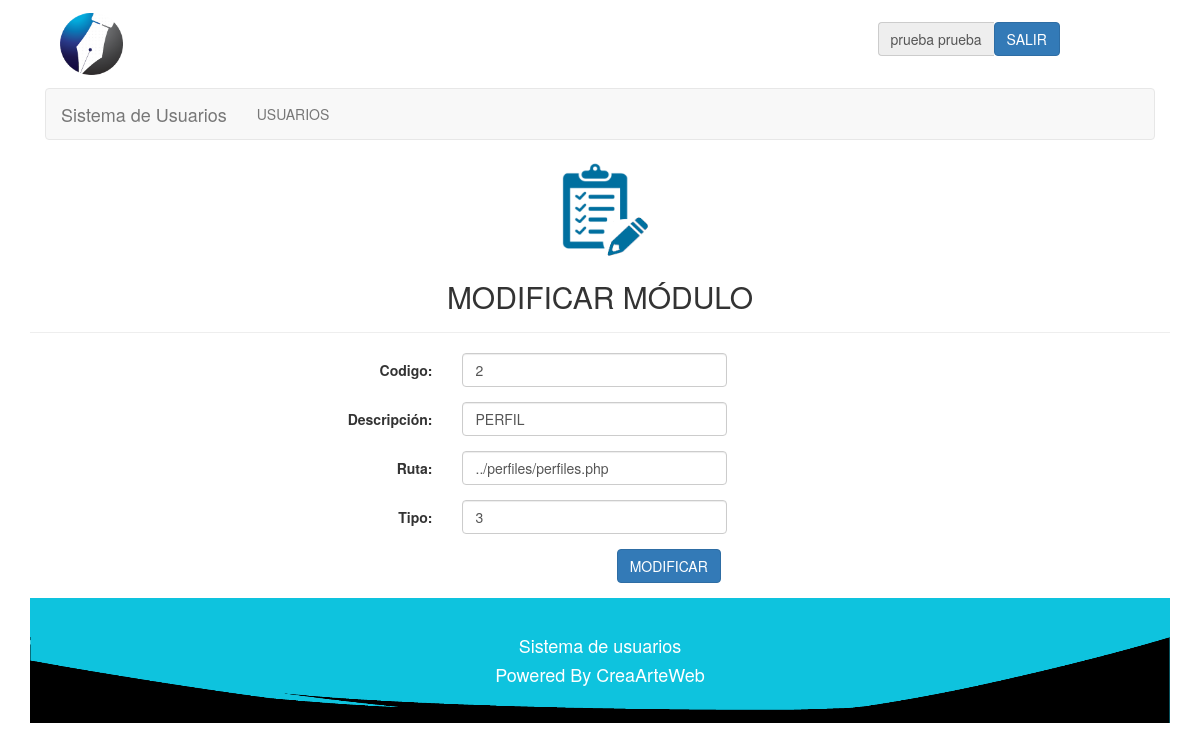
Screenshot of /php/modulo/modificarModulo.php?modulo=2 (signed in) with the database file from the repository.
### tables this page shows
CREATE TABLE IF NOT EXISTS `modulo` (
  `codigomodulo` int(10) NOT NULL,
  `descripcion` varchar(40) NOT NULL,
  `ruta` varchar(40) NOT NULL,
  `tipo` int(2) NOT NULL COMMENT '1-normal, 2-submenu, 3-principal submenu'
);

### php/lib/session.php (called while the page is built, shortened)
<?php
	include("../class/Usuario.php");
	include("../class/Modulo.php");
	if (!isset($_SESSION["iniciada"]))
	{
		header( "location:../lib/logout.php" );
	}
	else
	{
		$miUsuario = unserialize( $_SESSION['miUsuario'] );
	}
?>

### php/class/Usuario.php (called while the page is built, shortened)
<?php
	class Usuario
	{
		private $perfil;
		function getPerfil()
		{
			return $this->perfil;
		}
	}
?>

### php/class/Modulo.php (called while the page is built, shortened)
<?php
	class Modulo
	{
		private $codigo;
		private $descripcion;
		private $ruta;
		private $tipo;
		var $conexion;
		function Modulo( $codigo, $descripcion, $ruta, $tipo )
		{
			$this->codigo = $codigo;
			$this->descripcion = $descripcion;
			$this->ruta = $ruta;
			$this->tipo = $tipo;
		}
		function getCodigo()
		{
			return $this->codigo;
		}
		function setCodigo( $codigo )
		{
			$this->codigo = $codigo;
		}
		function getDescripcion()
		{
			return $this->descripcion;
		}
		function setDescripcion( $descripcion )
		{
			$this->descripcion = $descripcion;
		}
		function getRuta()
		{
			return $this->ruta;
		}
		function setRuta( $ruta )
		{
			$this->ruta = $ruta;
		}
		function getTipo()
		{
			return $this->tipo;
		}
		function setTipo( $tipo )
		{
			$this->tipo = $tipo;
		}
		function setConexion ( $conexion )
		{
			$this -> conexion = $conexion;
		}
		function consultarUnModulo( $id )
		{
			$query = "SELECT *
					FROM modulo
					WHERE codigomodulo=$id";
			$this -> conexion -> conectar();
			$this -> conexion -> consultarRegistro( $query );
			$matrix = $this -> conexion->getMatrix();
			return $matrix;
		}
		function consultarModulosPerfil( $perfil )
		{
			$query = "SELECT * FROM perfilmodulo WHERE codigoperfil = '$perfil' ORDER BY codigomodulo";
			$this -> conexion -> conectar();
			$this -> conexion -> consultarRegistro( $query );
			$matrix = $this -> conexion->getMatrix();
			return $matrix;
		}
	}
?>

### php/lib/conexion.php (called while the page is built, shortened)
<?php
	class Conexion
	{
		private $servidor;
		private $usuario;
		private $enlace;
		private $consulta;
		function Conexion( $servidor, $bd, $usuario, $pass )
		{
			$this->servidor = $servidor;
			$this->bd = $bd;
			$this->usuario = $usuario;
		}
		function conectar()
		{
			$this->enlace = mysql_connect( $this->servidor, $this->usuario);
		}
		function consultarRegistro( $query )
		{
			$this->consulta = mysql_query( $query, $this->enlace );
		}
		function getMatrix()
		{
			$matrix = array();
			while( $row = mysql_fetch_array( $this->consulta ) )
			{
				$matrix[] = $row;
			}
			return $matrix;
		}
	}
?>

### php/modulo/modificarModulo.php (the view, shortened to what this page needs)
<?php
	include("../lib/session.php");
?>
<html>
	<head>
		<link href = "../../css/bootstrap.min.css" rel = "stylesheet" type = "text/css" />
		<link href = "../../css/estilo.css" rel = "stylesheet" type = "text/css" />
	</head>
	<body>
		<div class="container">
			<div class ="col-lg-12 col-md-12 col-sm-12 col-xs-12" id='cabecera'>
				<?php
					include('../lib/barraUsuario.php');
				?>
			</div>
			<div class="col-lg-12 col-md-12 col-sm-12 col-xs-12" id='menu'>
				<?php
					include('../lib/menu.php');
				?>
			</div>
			<div class="page-header" align = "center">
				<image src='../../img/moduloEditar.png' class='img-responsive'>
				<h2>MODIFICAR MÓDULO</h2>
			</div>
			<?php
				if( isset( $_GET['modulo'] ) )
				{
					$miVariable =  $_GET['modulo'];
					$miModulo = new Modulo( $miVariable, "", "", "" );
					$miModulo -> setConexion( $conexion );
					$arregloModulo = $miModulo -> consultarUnModulo( $miVariable );
					if( $arregloModulo )
					foreach( $arregloModulo as $moduloConsulta )
					{
						$miModulo -> setCodigo( $moduloConsulta[0] );
						$miModulo -> setDescripcion( $moduloConsulta[1] );
						$miModulo -> setRuta( $moduloConsulta[2] );
						$miModulo -> setTipo( $moduloConsulta[3] );
					}
					$codigo = $miModulo -> getCodigo();
					$descripcion = $miModulo -> getDescripcion();
					$ruta = $miModulo -> getRuta();
					$tipo = $miModulo -> getTipo();
				}
				else
				{
					$codigo = '';
					$descripcion = '';
					$ruta = '';
					$tipo = '';
				}
			?>
			<div align='center' class="col-lg-offset-3 col-md-offset-3">
				<form class="form-horizontal" role="form" action="modificar.php" method="post">
			  	  	<div class="form-group">
			  	    	<label for="codigo" class="col-sm-2 control-label">Codigo:</label>
			  	    	<div class="col-sm-4">
			  	      		<input type="text" class="form-control" id="codigo"
			  		      		name="codigo" value='<?php echo $codigo; ?>' placeholder="id" required minlength=1/>
			  		    </div>
			  	  	</div>
		  	  	  	<div class="form-group">
		  	  		    <label for="descripcion" class="col-sm-2 control-label">Descripción:</label>
		  	  		    <div class="col-sm-4">
		  	  		      <input type="text" class="form-control" id="descripcion"
		  	  		      		name="descripcion" value='<?php echo $descripcion; ?>' placeholder="descripción" required/>
		  	  		    </div>
		  	  	  	</div>
		  	  	  	<div class="form-group">
		  	  		    <label for="url" class="col-sm-2 control-label">Ruta:</label>
		  	  		    <div class="col-sm-4">
		  	  		      <input type="text" class="form-control" id="url"
		  	  		      		name="ruta" value='<?php echo $ruta; ?>' placeholder="ruta" required/>
		  	  		    </div>
		  	  	  	</div>
		  	  	  	<div class="form-group">
		  	  		    <label for="type" class="col-sm-2 control-label">Tipo:</label>
		  	  		    <div class="col-sm-4">
		  	  		      <input type="text" class="form-control" id="type"
		  	  		      		name="tipo" value='<?php echo $tipo; ?>' placeholder="tipo" required/>
		  	  		    </div>
		  	  	  	</div>
				  	<div class="form-group">
					    <div class="col-sm-10">
					    	<button type="submit" class="btn btn-primary">MODIFICAR</button>
					    </div>
				  	</div>
				</form>
			</div>
			<div id="footer" class="col-lg-12 col-md-12 col-sm-12 col-xs-12">
				<?php
					include('../lib/footer.php');
				?>
			</div>
		</div>
	</body>
</html>

### php/lib/menu.php (shortened to what this page needs)
<nav class="navbar navbar-default">
	<div class="container-fluid">
		<div class="navbar-header">
		  	<a class="navbar-brand" href="../lib/home.php">
			  	Sistema de Usuarios
		  	</a>
		</div>
		<div class="collapse navbar-collapse" id="bs-example-navbar-collapse-1">
			<ul class="nav navbar-nav">
				<?php
					$miModulo = new Modulo( "", "", "", "" );
					$miModulo -> setConexion( $conexion );
					$modulosPerfil = $miModulo -> consultarModulosPerfil( $miUsuario->getPerfil() );
					if( $modulosPerfil )
					foreach( $modulosPerfil as $moduloP )
					{
						$modulo = $miModulo->consultarUnModulo( $moduloP[2] );
						if( $modulo )
						foreach( $modulo as $modulo2 )
						{
							if( $modulo2['3'] == 1  )
							{
								echo "<li class='divider-vertical'><a href='".$modulo2['2']."'>".$modulo2['1']."</a></li>";
							}
						}
					}
				?>
		  	</ul>
		</div>
	</div>
</nav>

### css/estilo.css (style rules this page uses)
#footer { background-color: #0EC3DE; background-repeat: no-repeat; background-position: center; padding: 2em 0 2em 0; text-align: center; background-image: url('../img/footer.png'); background-size: 100% 100%; color: #FFF; }

### rows the page displays
modulo: descripcion "USUARIOS"
modulo: codigo "2", descripcion "PERFIL", ruta "../perfiles/perfiles.php", tipo "3"

### other values shown
$miUsuario -> getNombre() "prueba"
$miUsuario -> getApellido() "prueba"
